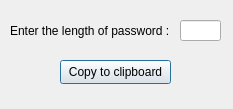
<?xml version="1.0" encoding="UTF-8"?>
<ui version="4.0">
 <class>generatePass</class>
 <widget class="QDialog" name="generatePass">
  <property name="geometry">
   <rect>
    <x>0</x>
    <y>0</y>
    <width>233</width>
    <height>109</height>
   </rect>
  </property>
  <property name="windowTitle">
   <string>Dialog</string>
  </property>
  <widget class="QLabel" name="label">
   <property name="geometry">
    <rect>
     <x>10</x>
     <y>10</y>
     <width>171</width>
     <height>41</height>
    </rect>
   </property>
   <property name="text">
    <string>Enter the length of password :</string>
   </property>
  </widget>
  <widget class="QLineEdit" name="lengthPass">
   <property name="geometry">
    <rect>
     <x>180</x>
     <y>20</y>
     <width>41</width>
     <height>21</height>
    </rect>
   </property>
  </widget>
  <widget class="QPushButton" name="copyButton">
   <property name="geometry">
    <rect>
     <x>60</x>
     <y>60</y>
     <width>111</width>
     <height>24</height>
    </rect>
   </property>
   <property name="text">
    <string>Copy to clipboard</string>
   </property>
  </widget>
 </widget>
 <resources/>
 <connections/>
</ui>
